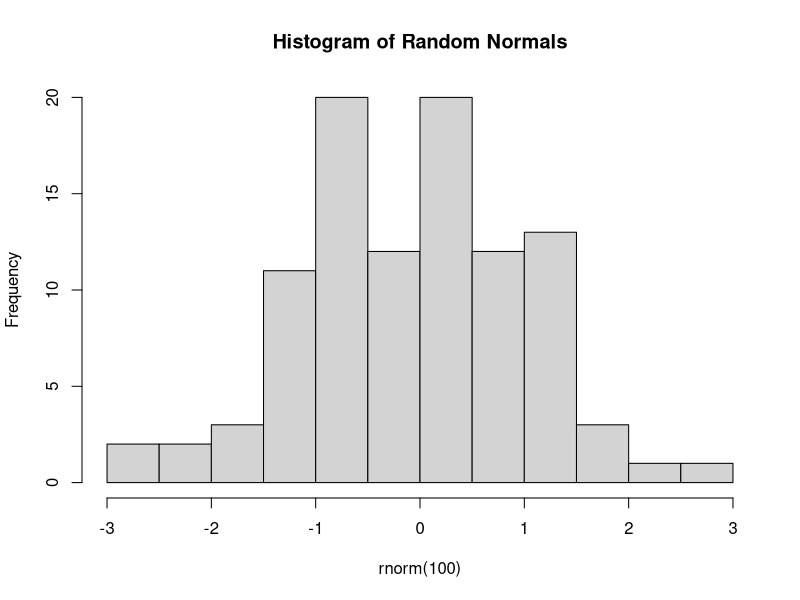

Here is the R script that generated this plot:
## ---- chunk 1
#| cache: true

# A basic R code chunk
x <- 1:10
mean(x)


# A simple plot
hist(rnorm(100), main = "Histogram of Random Normals")
